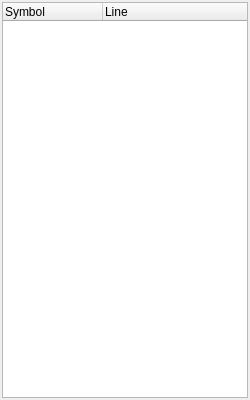
<?xml version="1.0" encoding="UTF-8"?>
<ui version="4.0">
 <class>Navigator</class>
 <widget class="QWidget" name="Navigator">
  <property name="geometry">
   <rect>
    <x>0</x>
    <y>0</y>
    <width>250</width>
    <height>400</height>
   </rect>
  </property>
  <property name="windowTitle">
   <string>Navigator</string>
  </property>
  <layout class="QVBoxLayout" name="verticalLayout">
   <property name="spacing">
    <number>2</number>
   </property>
   <property name="leftMargin">
    <number>2</number>
   </property>
   <property name="topMargin">
    <number>2</number>
   </property>
   <property name="rightMargin">
    <number>2</number>
   </property>
   <property name="bottomMargin">
    <number>2</number>
   </property>
   <item>
    <widget class="QTreeWidget" name="treeWidget">
     <property name="alternatingRowColors">
      <bool>true</bool>
     </property>
     <property name="headerHidden">
      <bool>false</bool>
     </property>
     <property name="sortingEnabled">
      <bool>false</bool>
     </property>
     <column>
      <property name="text">
       <string>Symbol</string>
      </property>
     </column>
     <column>
      <property name="text">
       <string>Line</string>
      </property>
     </column>
    </widget>
   </item>
  </layout>
 </widget>
 <resources/>
 <connections/>
</ui>
